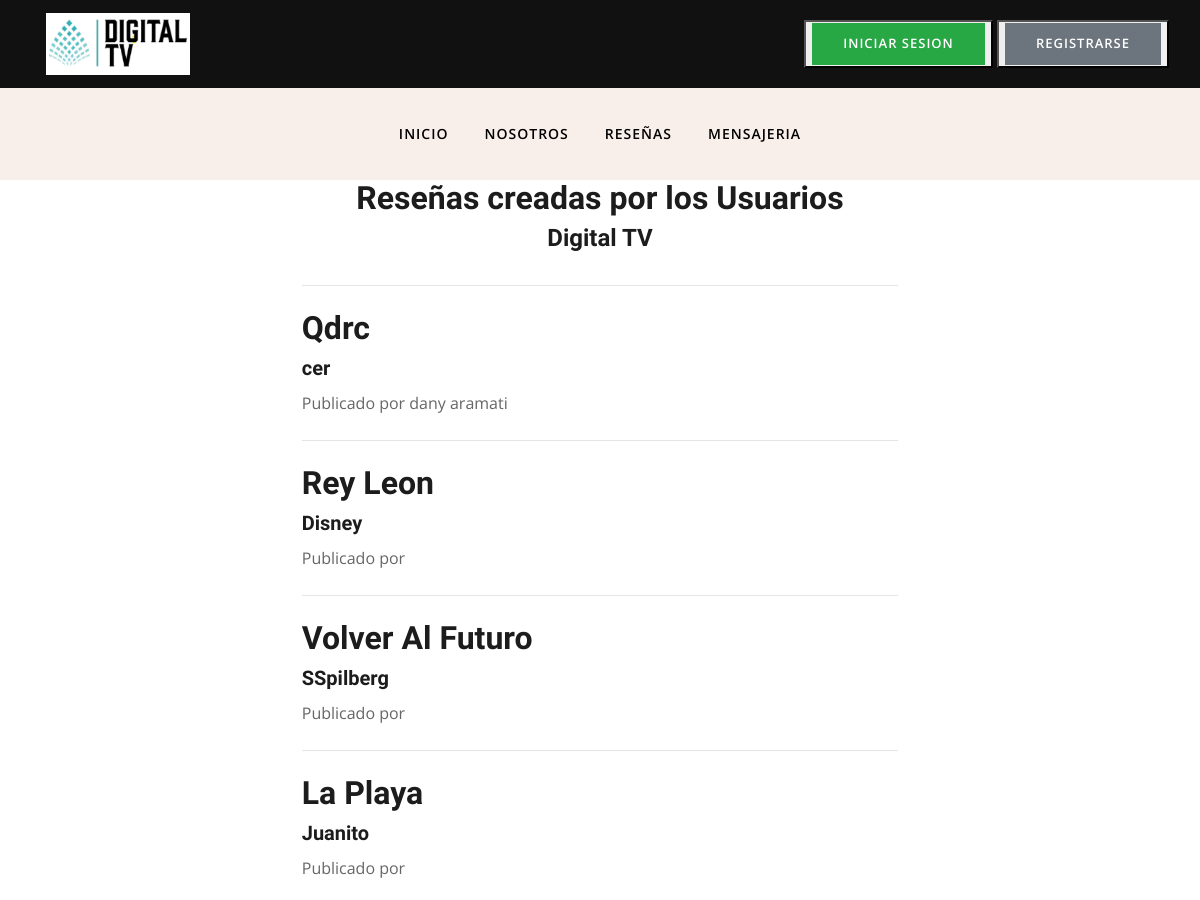
/allBlogs/ (upper part), run on an earlier commit of the app's database.
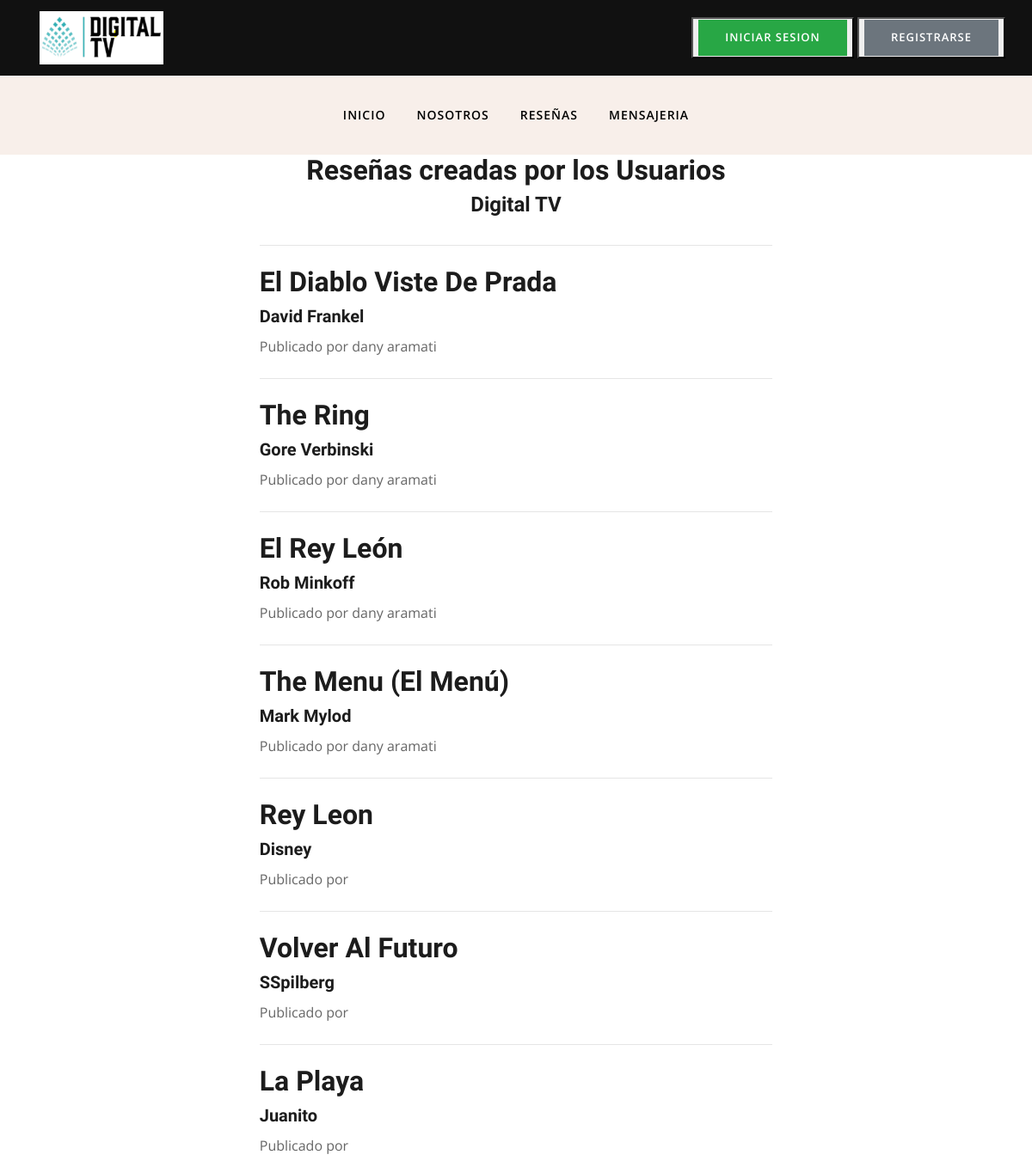
And on a later commit of the database.
### Blog/models.py (models this page shows, shortened)
class Blog(models.Model):
    titulo = models.CharField(max_length=100)
    director = models.CharField (max_length=50)
    fecha_publicacion = models.DateField(auto_now=False, auto_now_add=False)
    pais_origen = models.CharField (max_length=100)
    imagen = models.ImageField(upload_to='media', height_field=None, width_field=None, max_length=None, blank=True)
    sinopsis = RichTextUploadingField()
    autor = models.CharField(max_length=100)

### Blog/views.py (the view)
# urls.py: path('allBlogs/', allBlogs , name="allBlogs"),
def allBlogs (request):
    blogs = Blog.objects.all().order_by('-id')
    return render(request, "allBlogs.html", {"blogs": blogs, "imagen": getAvatar(request)})

### Accounts/views.py (called while the page is built)
def getAvatar(request):
   if request.user.is_authenticated:
    lista=userAvatar.objects.filter(user=request.user)
    if len(lista)!=0:
        imagen=lista[0].imagen.url
    else:
        imagen="/media/avatares/defaultAvatar.png"
    return imagen

### Blog/templates/allBlogs.html (shortened to what this page needs)
{% extends 'index.html' %}
{% load static %}
{% block header %}
<section class="{% static 'call-to-action-box no-padding' %}">
    <div class="{% static 'banner-carousel banner-carousel-1 mb-0' %}">
      <div class="banner-carousel-item" style="background-image:url({% static 'images/slider-main/allblogs.jpg' %})">
        <div class="slider-content">
            <div class="container">
              <div class="row align-items-center h-100">
                  <div class="col-md-12 text-center">
                    <h2 class="slide-title" data-animation-in="slideInLeft">Reseñas creadas por los Usuarios</h2>
                    <h3 class="slide-sub-title" data-animation-in="slideInRight">Digital TV</h3>
                  </div>
              </div>
            </div>
        </div>
      </div>
    </section>
{% endblock  %}
{% block container %}
{% if blogs %}
<div class="container px-4 px-lg-5">
    <div class="row gx-4 gx-lg-5 justify-content-center">
        <div class="col-md-10 col-lg-8 col-xl-7">
            {% for blog in blogs %}
                <hr class="my-4" />
                <div class="post-preview">
                    <a href="{% url 'blogPost' blog.id %}">
                        <h2 class="post-title">{{ blog.titulo }}</h2>
                        <h4 class="post-subtitle">{{ blog.director }}</h3>
                    </a>
                    <p class="post-meta">
                        Publicado por {{ blog.autor }}
                    </p>
                </div>
            {% endfor %}
        </div>
    </div>
</div>
{% endif %}
{% endblock  %}

### Blog/templates/index.html (shortened to what this page needs)
<!DOCTYPE html>
<html lang="en">
<head>
	{% load static %}
    <link rel="stylesheet" href="{% static 'plugins/bootstrap/css/bootstrap.min.css' %}">
    <link rel="stylesheet" href="{% static 'plugins/themify/css/themify-icons.css' %}">
    <link rel="stylesheet" href="{% static 'plugins/slick-carousel/slick-theme.css' %}">
    <link rel="stylesheet" href="{% static 'plugins/slick-carousel/slick.css' %}">
    <link rel="stylesheet" href="{% static 'plugins/owl-carousel/owl.carousel.min.css' %}">
    <link rel="stylesheet" href="{% static 'plugins/owl-carousel/owl.theme.default.min.css' %}">
    <link rel="stylesheet" href="{% static 'plugins/magnific-popup/magnific-popup.css' %}">
    <link rel="stylesheet" href="{% static 'css/style.css' %}">
</head>
<body>
	<nav class="navbar bg-dark justify-content-start">
		<div class="container-fluid ">
			<div class="col-lg-2 col-md-4 text-center d-none d-lg-block">
					<a class="navbar-brand " href="{% url 'allBlogs' %}">
						<img src="{% static 'images/logo.png' %}" alt="" class="img-fluid">
					</a>
			</div>
			<form class="nav-item justify-content-end">
				{% if user.is_authenticated %}
				<li> <img src="{{ imagen }}" alt="">
				<button class="nav-item"><a href="{% url 'logout' %}" class="btn btn-danger">Cerrar Sesion</a>
				<button class="nav-item"><a href="{% url 'singEditForm' %}" class="btn btn-info">Modificar Perfil</a>
				<button class="nav-item"><a href="{% url 'addAvatar' %}" class="btn btn-info">Cambiar Avatar</a>
				</li>
				{% else %}
				<button class="nav-item"><a href="{% url 'login' %}" class="btn btn-success">Iniciar Sesion</a></button>
				<button class="nav-item"><a href="{% url 'singup' %}" class="btn btn-secondary">Registrarse</a></button>
				{% endif %}
			</form>
		</div>
	  </nav>
<header class="header-top bg-grey justify-content-center">
  <div class="container">
    <div class="row align-items-center">
      <div class="col-lg-2 col-md-4 text-center d-none d-lg-block">
      </div>
      <div class="col-lg-8 col-md-12">
        <nav class="navbar navbar-expand-lg navigation-2 navigation">
              <div class="collapse navbar-collapse" id="navbar-collapse">
                  <ul id="menu" class="menu navbar-nav mx-auto">
                      <li class="nav-item dropdown">
                          <a class="nav-link dropdown-toggle" href="{% url 'allBlogs' %}" id="navbarDropdown" role="button" data-toggle="dropdown" aria-haspopup="true" aria-expanded="false">
                           Inicio
                          </a>
                      </li>
					  <li class="nav-item"><a href="{% url 'nosotros' %}" class="nav-link">Nosotros</a></li>
                      <li class="nav-item dropdown">
                          <a class="nav-link dropdown-toggle" href="#" id="navbarDropdown2" role="button" data-toggle="dropdown" aria-haspopup="true" aria-expanded="false">
                           RESEÑAS
                          </a>
                      </li>
					      <li class="nav-item dropdown">
                          <a class="nav-link dropdown-toggle" href="#" id="navbarDropdown3" role="button" data-toggle="dropdown" aria-haspopup="true" aria-expanded="false">
                           Mensajeria
                          </a>
                      </li>
                  </ul>
              </div>
          </nav>
        </div>
        </div>
    </div>
</header>
{% block header %}
{% endblock %}
{% block container %}{% endblock  %}
</body>
</html>

### Blog/static/css/style.css (style rules this page uses)
body, p { font-family: "Open Sans", sans-serif; line-height: 26px; font-size: 16px; text-rendering: optimizeLegibility; color: #666; font-weight: 400; }
html { overflow-x: hidden; width: 100%; height: 100%; }
h1, .h1, h2, .h2, h3, .h3, h4, .h4, h5, .h5, h6, .h6 { color: #1c1c1c; font-weight: 600; font-family: "Unna", serif; }
h2, .h2 { font-size: 32px; line-height: 36px; font-weight: 700; }
h3, .h3 { font-size: 24px; font-weight: 700; }
h4, .h4 { font-size: 20px; line-height: 28px; }
body { background: #fff; color: #575769; }
html, body { height: 100%; }
a { transition: all 0.3s ease-in-out; color: #000; }
a:link, a:visited { text-decoration: none; }
.btn { border-radius: 0px; padding: 10px 30px; font-weight: 600; text-transform: uppercase; color: #fff; transition: 350ms; letter-spacing: 1px; font-size: 13px; border: 1px solid transparent; }
.bg-grey { background: #f8efea; }
.navigation .menu { padding: 0px; }
.navigation .menu li { text-align: left; padding: 0px 10px; }
.navigation .menu li a { color: #000; display: inline-block; line-height: 26px; letter-spacing: 1px; }
.navigation .menu .dropdown-toggle::after { display: none; }
.navigation .menu .dropdown { position: relative; }
.dropdown-toggle::after { display: none; }
.navbar-nav .nav-link { transition: all 500ms ease; -moz-transition: all 500ms ease; -webkit-transition: all 500ms ease; -ms-transition: all 500ms ease; -o-transition: all 500ms ease; font-family: "Open Sans", sans-serif; text-transform: uppercase; font-size: 14px; font-weight: 600; padding: 25px 0px; }
.bg-dark { background: #111111 !important; }
.header-top { position: relative !important; }
.navigation-2.navigation .nav-link { padding: 25px 8px; }
.post-title { text-transform: capitalize; }

What changed in the data, as far as the page shows it:
removed Blog: titulo "Qdrc", director "cer", autor "dany aramati"
added Blog: titulo "El Diablo Viste De Prada", director "David Frankel", autor "dany aramati"
added Blog: titulo "The Ring", director "Gore Verbinski", autor "dany aramati"
added Blog: titulo "El Rey León", director "Rob Minkoff", autor "dany aramati"
added Blog: titulo "The Menu (El Menú)", director "Mark Mylod", autor "dany aramati"
